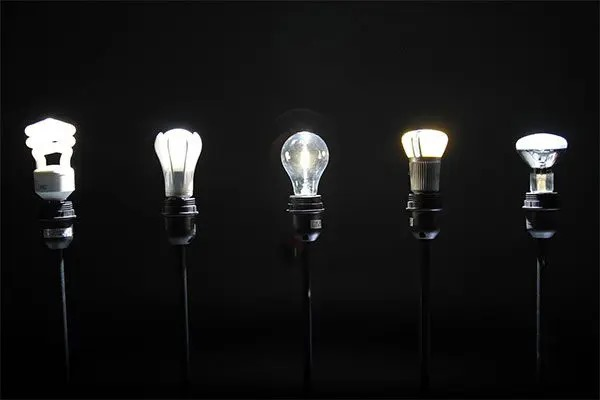
#> input picture bulb.jpeg, 600 x 400 px
$ python workForBulb.py
#> lines starting #> are read from the running program, lines starting #| are printed output that depends on the picture; after the words box and inside, x2 and y2 are one past the last pixel; in counts of white or black regions, pixels touching at a corner belong together
import numpy as np
import cv2 as cv

img = cv.imread("bulb.jpeg")
#> img is the input picture: shape (400, 600, 3); mean B, G, R 22.5, 22.7, 22.6

if img is None:
    print("Error: Image not found or unable to load.")
else:
    blur = cv.GaussianBlur(img, (3, 3), cv.BORDER_DEFAULT)

    lower_white = np.array([215, 215, 215], dtype=np.uint8)
    upper_white = np.array([255, 255, 255], dtype=np.uint8)

    mask = cv.inRange(blur, lower_white, upper_white)
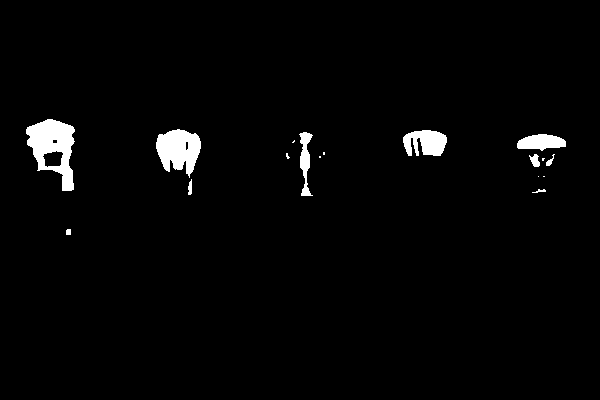
#> mask: shape (400, 600); 2.3% white; 17 white regions (7 under 20 px), largest, box (x1, y1, x2, y2) and area: (26, 119, 75, 191) 1941, (156, 129, 201, 178) 1462, (403, 130, 447, 156) 855
    result = cv.bitwise_and(img, img, mask=mask)

    img_resized = cv.resize(img, (result.shape[1], result.shape[0]))
    horizontal1 = np.hstack((img_resized, result))
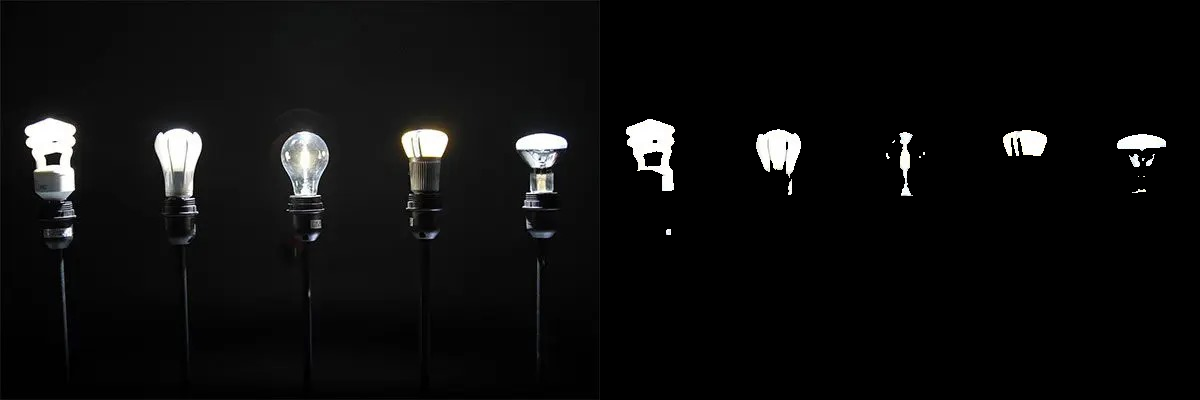
#> horizontal1: shape (400, 1200, 3); mean B, G, R 14.2, 14.2, 14.2

    result_resized = cv.resize(result, (img.shape[1], img.shape[0]))
    horizontal2 = np.hstack((img, result_resized))

    final_img=np.vstack((horizontal1,horizontal2))
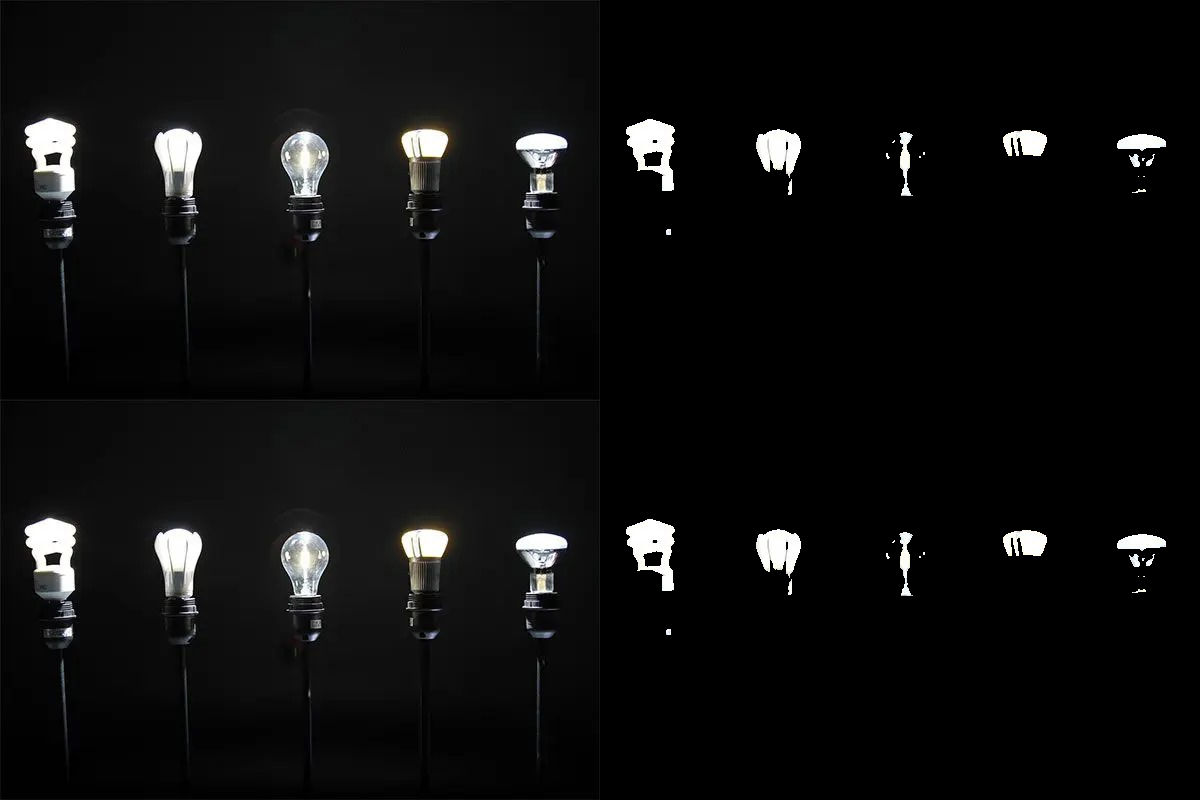
#> final_img: shape (800, 1200, 3); mean B, G, R 14.2, 14.2, 14.2

    # cv.imshow("Merged Horizontal", merged_horizontal)
    # cv.imshow("Merged Vertical", merged_vertical)
    cv.imshow("Final Image",final_img)
    cv.waitKey(0)
    cv.destroyAllWindows()
